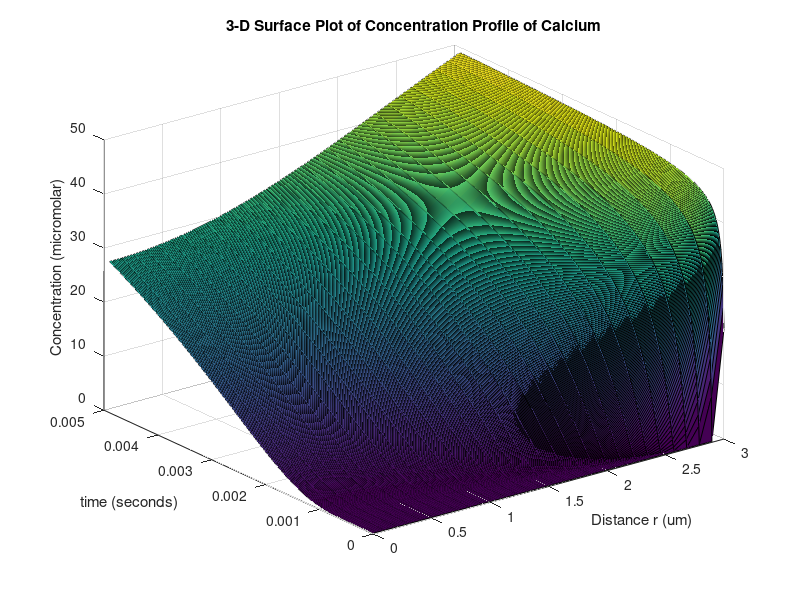
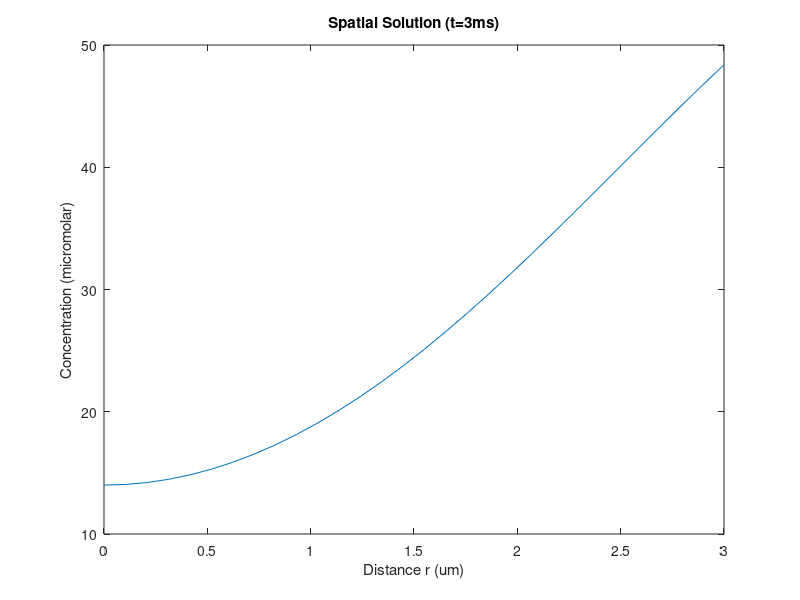
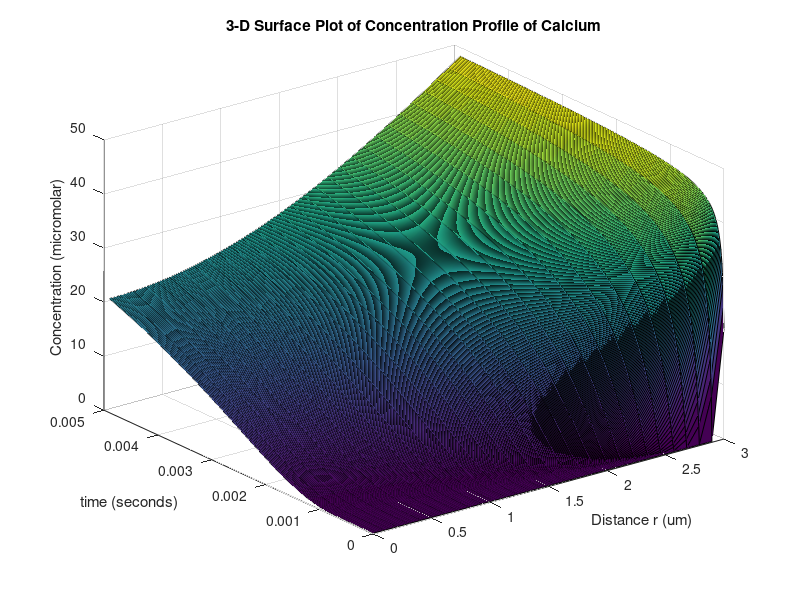
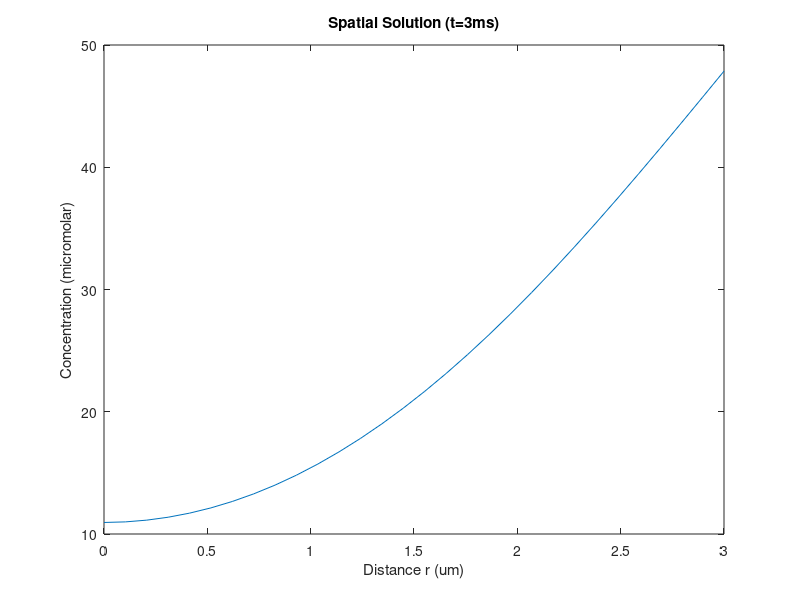

Write MATLAB code to recreate these figures, in order.
clear all
clc
D=4e-6; %Calcium Diffusion Coeffecient cm^2/sec
k=1; % Counter for time steps
rstep=0.1*10^-4; %delta r in cm
Ca=linspace(.150,.150,31); % Array representing calcium concentration profile across the cell using 30 slices and beginning concentration of 0.15 micromolar
bc=50; % Boundary concentration of 50 um
j=30;  % Counter for radial positions
dt=0.00001; % Time step

% Main loop for time steps
while k<500 % Run the simulation for 500 time steps
    j=30; % Reset the radial position counter
    Ca(31)=bc; % Set the boundary concentration at the outer edge of the cell, just inside the membrane

     % Loop through radial positions
    while j > 0
        % Calculate change in calcium concentration at each radial position
        if j==1 %center of cell?
            dc(j)=(((4*D)/(rstep^2))*(Ca(2)-Ca(1)))*dt; % Boundary condition at center
            j=j-1; % j becomes 0 to exit the while loop
        else
            % Diffusion equation for calcium concentration for each
            % individual annulus
            dc(j)=((D/rstep^2)*((Ca(j+1)-2*Ca(j)+Ca(j-1))+((Ca(j+1)-Ca(j-1))/(2*(j-1)))))*dt;
            j=(j-1); % move to next annulus getting closer to center
        end
    end
    
    Ca(31)=[]; % Remove the boundary concentration from the array
    Catime(k,:)=Ca+dc; % Store the current calcium concentration, considering changes in concentration
    Ca=Ca+dc; % Update the calcium concentration profile for the next time step
    Ca(31)=bc; % Reupdate the boundary condition
    k=k+1; % proceed to next time step
end

r=linspace(0,3,30); % Radial distance from the center of the cell to 3 um
t=linspace(0,.0049,499); % Time points for which concentration profiles are calculated from 0 to 0.0049 seconds
figure(1)
surf(r,t,Catime) % 3D plot of radium time and concentration
title('3-D Surface Plot of Concentration Profile of Calcium')
xlabel('Distance r (um)')
ylabel('time (seconds)')
zlabel('Concentration (micromolar)')
figure(2)
plot(r,Catime(300,:)) %plot concentration vs radius at t=3 ms
title('Spatial Solution (t=3ms)')
xlabel('Distance r (um)')
ylabel('Concentration (micromolar)')

%%
D=4e-6; %Calcium Diffusion Coeffecient cm^2/sec
k=1; % Counter for time steps
rstep=0.1*10^-4; %delta r in cm
Ca=linspace(.150,.150,31); % Array representing calcium concentration profile across the cell using 30 slices and beginning concentration of 0.15 micromolar
bc=50; % Boundary concentration of 50 um
j=30;  % Counter for radial positions to start at outer shell
dt=0.00001; % Time step
n = 1;
K_m = 20; % Concentration where Vmax/2 occurs (uM)
V_max = 4000; % Maximum velocity (uM/s)

% Main loop for time steps
while k<500 % Run the simulation for 500 time steps
    j=30; % Reset the radial position counter
    Ca(31)=bc; % Set the boundary concentration at the outer edge of the cell, just inside the membrane

     % Loop through radial positions
    while j > 0
        % Calculate membrane flux term using Michaelis-Menten kinetics
        pump = V_max * Ca(j) / (K_m + Ca(j));

        % Calculate change in calcium concentration at each radial position
        if j==1 %center of cell
            dc(j)=(((4*D)/(rstep^2))*(Ca(2)-Ca(1)))*dt - pump*dt; % Boundary condition at center
            j=j-1; % j becomes 0 to exit the while loop
        else
            % Diffusion equation for calcium concentration for each
            % individual annulus
            dc(j)=((D/rstep^2)*((Ca(j+1)-2*Ca(j)+Ca(j-1))+((Ca(j+1)-Ca(j-1))/(2*(j-1)))))*dt - pump*dt;
            j=(j-1); % move to next annulus getting closer to center
        end
    end
    
    Ca(31)=[]; % Remove the boundary concentration from the array
    Catime(k,:)=Ca+dc; % Store the current calcium concentration, considering changes in concentration
    Ca=Ca+dc; % Update the calcium concentration profile for the next time step
    Ca(31)=bc; % Reupdate the boundary condition
    k=k+1; % proceed to next time step
end

r=linspace(0,3,30); % Radial distance from the center of the cell to 3 um
t=linspace(0,.0049,499); % Time points for which concentration profiles are calculated from 0 to 0.0049 seconds
figure;
surf(r,t,Catime) % 3D plot of radium time and concentration
title('3-D Surface Plot of Concentration Profile of Calcium')
xlabel('Distance r (um)')
ylabel('time (seconds)')
zlabel('Concentration (micromolar)')
figure;
plot(r,Catime(300,:)) %plot concentration vs radius at t=3 ms
title('Spatial Solution (t=3ms)')
xlabel('Distance r (um)')
ylabel('Concentration (micromolar)')